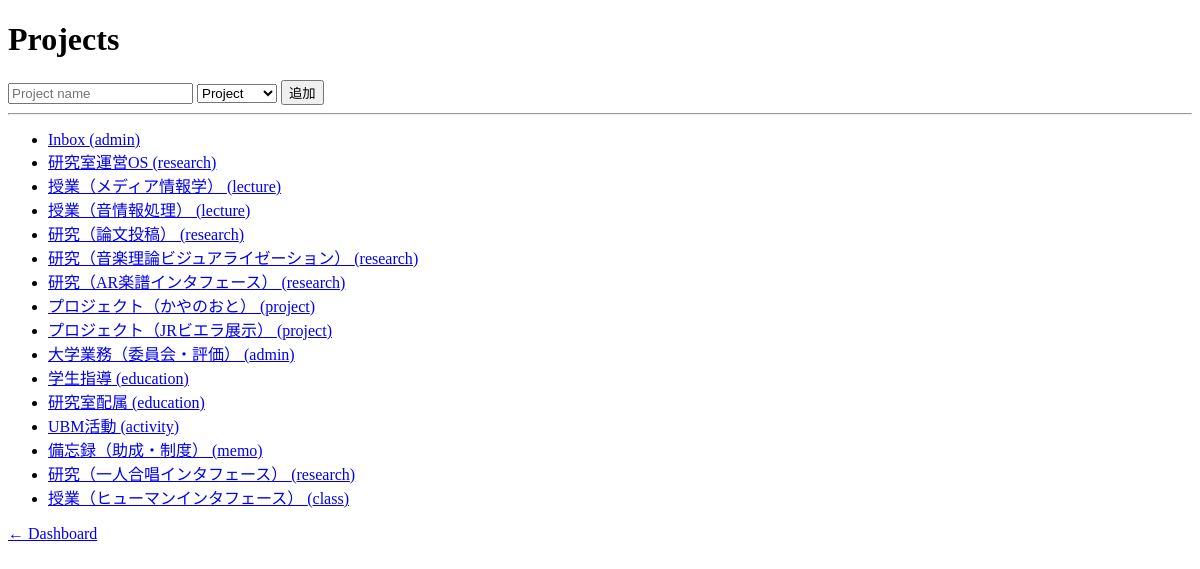
Page /projects on the earlier database version.
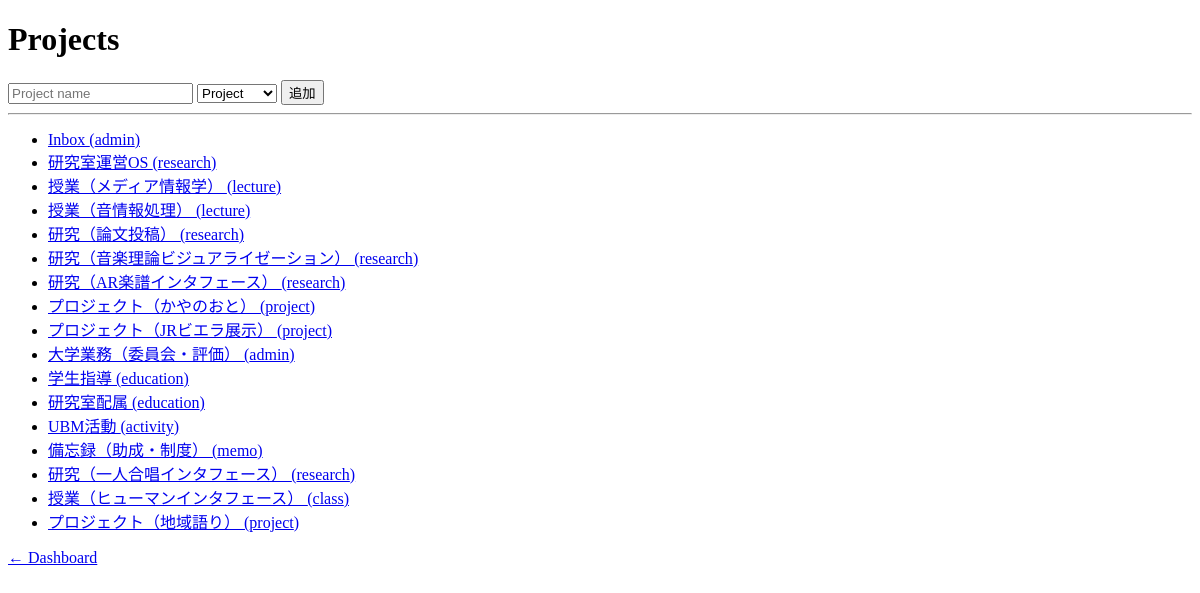
Same page on the later database version.
### tables this page shows
CREATE TABLE projects (
            id INTEGER PRIMARY KEY AUTOINCREMENT,
            name TEXT,
            type TEXT,
            status TEXT
        );

### flask_app.py (the view)
@app.route("/projects")
def projects():
    conn = get_db()
    c = conn.cursor()
    projects = fetch_all_projects(c)
    conn.close()
    return render_template("projects.html", projects=projects)

### flask_app.py (called while the page is built)
def get_db():
    BASE_DIR = os.path.dirname(os.path.abspath(__file__))
    conn = sqlite3.connect(
        os.path.join(BASE_DIR, "db.sqlite3"), timeout=5, check_same_thread=False
    )
    conn.row_factory = sqlite3.Row
    conn.execute("PRAGMA journal_mode=WAL;")
    conn.execute("PRAGMA busy_timeout=5000;")
    return conn

def fetch_all_projects(cursor):
    return cursor.execute("SELECT * FROM projects").fetchall()

### templates/projects.html (shortened to what this page needs)
<!DOCTYPE html>
<html>
<head>
</head>
<body>
<h1>Projects</h1>
<form action="/add_project" method="post">
    <input name="name" placeholder="Project name">
    <select name="type">
        <option value="project">Project</option>
    </select>
    <button type="submit">追加</button>
</form>
<hr>
<ul>
{% for p in projects %}
    <li>
        <a href="/project/{{ p[0] }}">
            {{ p[1] }} ({{ p[2] }})
        </a>
    </li>
{% endfor %}
</ul>
<a href="/">← Dashboard</a>
</body>
</html>

Differences in the rows shown:
added projects: name "プロジェクト（地域語り）", type "project"
